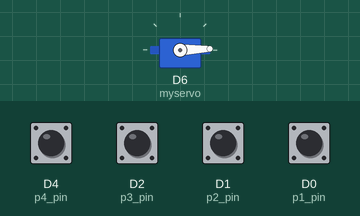
The sketch below on a simulated ESP8266 (NodeMCU). On the bench: servo. The test bench sets the inputs (shaded band); at power-on: D0 (p1_pin), D1 (p2_pin), D2 (p3_pin), D4 (p4_pin) HIGH. WiFi joins after 1.5 s; servers stay silent unless stated.

Above: at 1.85 s.
At 3.0 s:
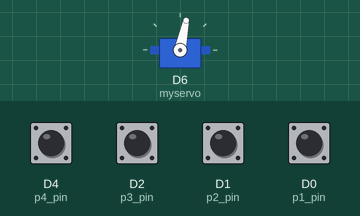
At 4.55 s:
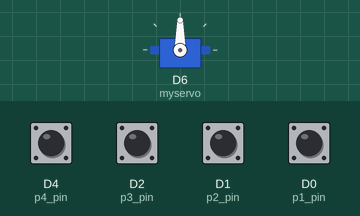
At 7.3 s:
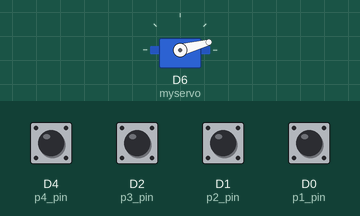
Timing chart, 0 to 9.3 s (numbered marks = the images above):
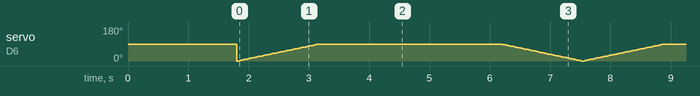

The sketch:

parking_finished.ino
```cpp
// (licence header left out)
/* Comment this out to disable prints and save space */
#define BLYNK_PRINT Serial


#include <ESP8266WiFi.h>
#include <BlynkSimpleEsp8266.h>
#include <Servo.h>

Servo myservo;  // create servo object to control a servo
// twelve servo objects can be created on most boards

// You should get Auth Token in the Blynk App.
// Go to the Project Settings (nut icon).
char auth[] = "Lzp8uc0Zs2Hne_nUR13MT1VGbgnvwpVp";

// Your WiFi credentials.
// Set password to "" for open networks.
char ssid[] = "Shabazz";
char pass[] = "shabaz123";

WidgetLED p1(V0);
WidgetLED p2(V1);
WidgetLED p3(V2);
WidgetLED p4(V3);

#define p1_pin D0
#define p2_pin D1
#define p3_pin D2
#define p4_pin D4

#define gate D5
void setup()
{
  // Debug console
  Serial.begin(9600);
  pinMode(p1_pin,INPUT);
  pinMode(p2_pin,INPUT);
  pinMode(p3_pin,INPUT);
  pinMode(p4_pin,INPUT);
  pinMode(gate,INPUT);
  myservo.attach(D6);  // attaches the servo on GIO2 to the servo object

  Blynk.begin(auth, ssid, pass);
}

void loop()
{
  Blynk.run();

  if(digitalRead(p1_pin)==0)
  p1.on();
  else
  p1.off();

  if(digitalRead(p2_pin)==0)
  p2.on();
  else
  p2.off();

  if(digitalRead(p3_pin)==0)
  p3.on();
  else
  p3.off();

  if(digitalRead(p4_pin)==0)
  p4.on();
  else
  p4.off();

  int parking_state=(digitalRead(p1_pin)==0) and ((digitalRead(p2_pin)==0)) and((digitalRead(p3_pin)==0)) and ((digitalRead(p4_pin)==0));
  int pos;

  if(parking_state==true)
  {
    Blynk.notify("parking is full");
  }
  else
  {
    for (pos = 0; pos <= 90; pos += 1) { // goes from 0 degrees to 180 degrees
    // in steps of 1 degree
    myservo.write(pos);              // tell servo to go to position in variable 'pos'
    delay(15);                       // waits 15ms for the servo to reach the position
  }
  delay(3000);
  for (pos = 90; pos >= 0; pos -= 1) { // goes from 180 degrees to 0 degrees
    myservo.write(pos);              // tell servo to go to position in variable 'pos'
    delay(15);                       // waits 15ms for the servo to reach the position
  }


  }

}
```
